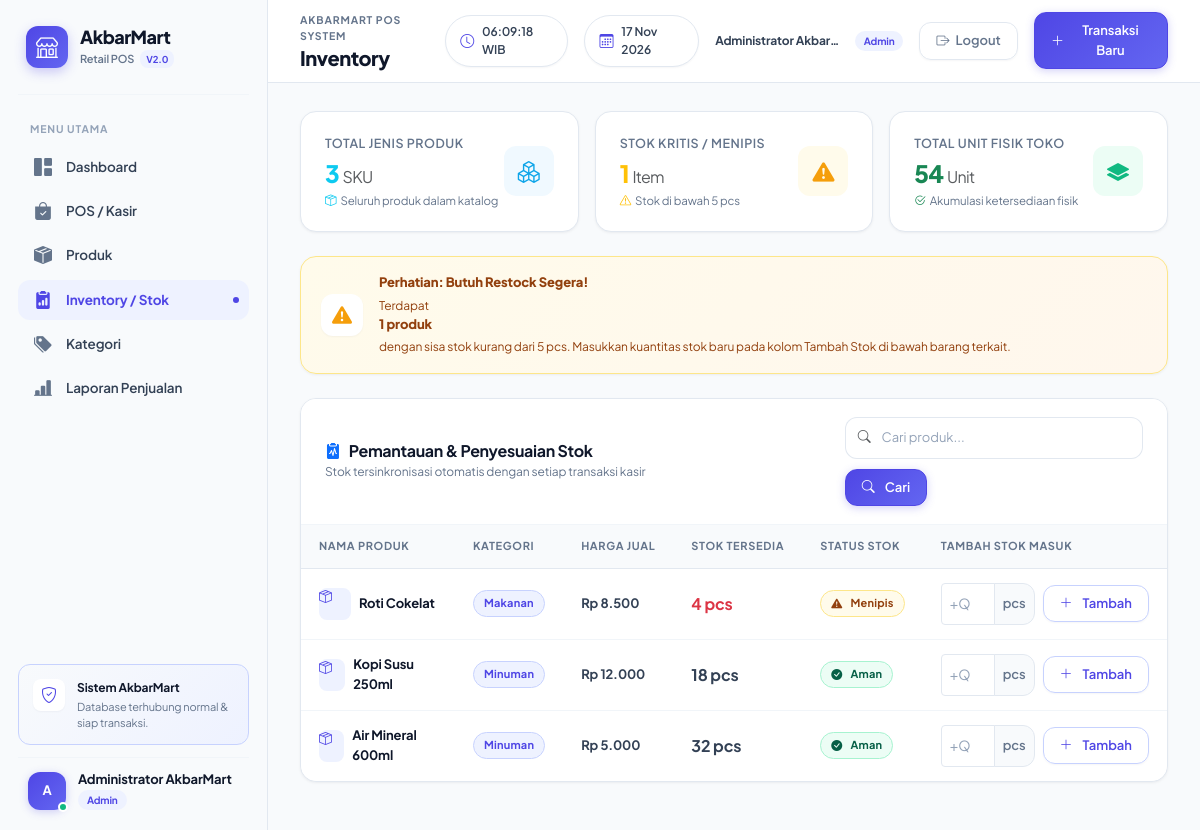
Screenshot of /inventory.php (signed in) with the database file from the repository.
### tables this page shows
CREATE TABLE IF NOT EXISTS tbl_produk (
    id_produk INT UNSIGNED AUTO_INCREMENT PRIMARY KEY,
    nama_produk VARCHAR(150) NOT NULL,
    id_kategori INT UNSIGNED NOT NULL,
    kode_barcode VARCHAR(50) NULL,
    gambar VARCHAR(255) NULL,
    harga DECIMAL(12,2) UNSIGNED NOT NULL DEFAULT 0,
    stok INT UNSIGNED NOT NULL DEFAULT 0,
    created_at TIMESTAMP NOT NULL DEFAULT CURRENT_TIMESTAMP,
    updated_at TIMESTAMP NOT NULL DEFAULT CURRENT_TIMESTAMP ON UPDATE CURRENT_TIMESTAMP,
    INDEX idx_produk_nama (nama_produk),
    UNIQUE KEY uq_produk_kode_barcode (kode_barcode),
    CONSTRAINT fk_produk_kategori FOREIGN KEY (id_kategori) REFERENCES tbl_kategori(id_kategori)
        ON UPDATE CASCADE ON DELETE RESTRICT
);

CREATE TABLE IF NOT EXISTS tbl_kategori (
    id_kategori INT UNSIGNED AUTO_INCREMENT PRIMARY KEY,
    nama_kategori VARCHAR(100) NOT NULL UNIQUE,
    created_at TIMESTAMP NOT NULL DEFAULT CURRENT_TIMESTAMP
);

### includes/functions.php (called while the page is built, shortened)
<?php
function e(mixed $value): string
{
    return htmlspecialchars((string) $value, ENT_QUOTES, 'UTF-8');
}
function rupiah(int|float|string $amount): string
{
    return 'Rp ' . number_format((float) $amount, 0, ',', '.');
}
function active_page(string $page): string
{
    return basename($_SERVER['PHP_SELF'] ?? '') === $page ? 'active' : '';
}

### inventory.php (the view, shortened to what this page needs)
<?php
require_once __DIR__ . '/check_session.php';
$search = trim((string) ($_GET['q'] ?? ''));
$sql = 'SELECT p.id_produk, p.nama_produk, p.stok, p.harga, k.nama_kategori
        FROM tbl_produk p
        JOIN tbl_kategori k ON k.id_kategori = p.id_kategori';
$params = [];
$sql .= ' ORDER BY p.stok ASC, p.nama_produk';
$stmt = $pdo->prepare($sql);
$stmt->execute($params);
$products = $stmt->fetchAll();
$lowCount = (int) $pdo->query('SELECT COUNT(*) FROM tbl_produk WHERE stok < 5')->fetchColumn();
$totalUnits = (int) $pdo->query('SELECT COALESCE(SUM(stok), 0) FROM tbl_produk')->fetchColumn();
$pageTitle = 'Inventory';
require __DIR__ . '/includes/header.php';
?>
<div class="row g-3 mb-4">
    <div class="col-12 col-md-4">
        <div class="stat-card card-sky">
            <div class="stat-content">
                <span class="stat-label">Total Jenis Produk</span>
                <div class="stat-value text-info"><?= count($products) ?> <span class="fs-6 fw-normal text-muted">SKU</span></div>
                <div class="stat-note"><i class="bi bi-box-seam text-info"></i> Seluruh produk dalam katalog</div>
            </div>
            <div class="stat-icon icon-sky">
                <i class="bi bi-boxes"></i>
            </div>
        </div>
    </div>
    <div class="col-12 col-md-4">
        <div class="stat-card card-amber">
            <div class="stat-content">
                <span class="stat-label">Stok Kritis / Menipis</span>
                <div class="stat-value text-warning"><?= $lowCount ?> <span class="fs-6 fw-normal text-muted">Item</span></div>
                <div class="stat-note"><i class="bi bi-exclamation-triangle text-warning"></i> Stok di bawah 5 pcs</div>
            </div>
            <div class="stat-icon icon-amber">
                <i class="bi bi-exclamation-triangle-fill"></i>
            </div>
        </div>
    </div>
    <div class="col-12 col-md-4">
        <div class="stat-card card-emerald">
            <div class="stat-content">
                <span class="stat-label">Total Unit Fisik Toko</span>
                <div class="stat-value text-success"><?= number_format($totalUnits, 0, ',', '.') ?> <span class="fs-6 fw-normal text-muted">Unit</span></div>
                <div class="stat-note"><i class="bi bi-check2-circle text-success"></i> Akumulasi ketersediaan fisik</div>
            </div>
            <div class="stat-icon icon-emerald">
                <i class="bi bi-layers-fill"></i>
            </div>
        </div>
    </div>
</div>
<?php if ($lowCount > 0): ?>
    <div class="alert-stock mb-4">
        <div class="alert-stock-icon">
            <i class="bi bi-exclamation-triangle-fill"></i>
        </div>
        <div class="flex-grow-1">
            <strong>Perhatian: Butuh Restock Segera!</strong>
            <span>Terdapat <strong><?= $lowCount ?> produk</strong> dengan sisa stok kurang dari 5 pcs. Masukkan kuantitas stok baru pada kolom Tambah Stok di bawah barang terkait.</span>
        </div>
    </div>
<?php endif; ?>
<div class="card-panel">
    <div class="panel-heading">
        <div>
            <h2 class="section-title">
                <i class="bi bi-clipboard2-pulse-fill text-primary"></i>
                Pemantauan &amp; Penyesuaian Stok
            </h2>
            <div class="section-subtitle">Stok tersinkronisasi otomatis dengan setiap transaksi kasir</div>
        </div>
        <form class="filter-bar" method="get">
            <div class="input-group">
                <span class="input-group-text bg-white border-end-0 text-muted">
                    <i class="bi bi-search"></i>
                </span>
                <input class="form-control border-start-0 ps-0"
                       type="search"
                       name="q"
                       value="<?= e($search) ?>"
                       placeholder="Cari produk...">
            </div>
            <button class="btn btn-primary btn-sm" type="submit">
                <i class="bi bi-search me-1"></i> Cari
            </button>
        </form>
    </div>
    <div class="table-responsive">
        <table class="table table-hover align-middle mb-0">
            <thead>
                <tr>
                    <th>Nama Produk</th>
                    <th>Kategori</th>
                    <th>Harga Jual</th>
                    <th>Stok Tersedia</th>
                    <th>Status Stok</th>
                    <th style="min-width: 220px;">Tambah Stok Masuk</th>
                </tr>
            </thead>
            <tbody>
            <?php if (!$products): ?>
                <tr>
                    <td colspan="6">
                        <div class="empty-state">
                            <i class="bi bi-box2"></i>
                            <div class="empty-state-text">
                                Tidak ada data produk yang ditemukan pada inventaris.
                            </div>
                        </div>
                    </td>
                </tr>
            <?php else: foreach ($products as $product): ?>
                <tr>
                    <td>
                        <div class="d-flex align-items-center gap-2">
                            <div class="avatar" style="width: 32px; height: 32px; font-size: 13px; background: #eef2ff; color: #4f46e5; border-radius: 8px;">
                                <i class="bi bi-box-seam"></i>
                            </div>
                            <strong class="product-name"><?= e($product['nama_produk']) ?></strong>
                        </div>
                    </td>
                    <td>
                        <span class="badge-soft badge-indigo">
                            <?= e($product['nama_kategori']) ?>
                        </span>
                    </td>
                    <td>
                        <strong class="text-slate-800"><?= rupiah($product['harga']) ?></strong>
                    </td>
                    <td>
                        <span class="fs-6 fw-bold <?= (int) $product['stok'] < 5 ? 'text-danger' : 'text-slate-800' ?>">
                            <?= (int) $product['stok'] ?> pcs
                        </span>
                    </td>
                    <td>
                        <?php if ((int) $product['stok'] === 0): ?>
                            <span class="badge-soft badge-rose">
                                <i class="bi bi-x-circle-fill me-1"></i> Habis
                            </span>
                        <?php elseif ((int) $product['stok'] < 5): ?>
                            <span class="badge-soft badge-amber">
                                <i class="bi bi-exclamation-triangle-fill me-1"></i> Menipis
                            </span>
                        <?php else: ?>
                            <span class="badge-soft badge-emerald">
                                <i class="bi bi-check-circle-fill me-1"></i> Aman
                            </span>
                        <?php endif; ?>
                    </td>
                    <td>
                        <form method="post" class="d-flex align-items-center gap-2">
                            <div class="input-group input-group-sm" style="max-width: 120px;">
                                <input class="form-control"
                                       type="number"
                                       name="tambah_stok"
                                       min="1"
                                       step="1"
                                       required
                                       placeholder="+Qty">
                                <span class="input-group-text">pcs</span>
                            </div>
                            <button class="btn btn-sm btn-outline-primary text-nowrap" type="submit">
                                <i class="bi bi-plus-lg me-1"></i> Tambah
                            </button>
                        </form>
                    </td>
                </tr>
            <?php endforeach; endif; ?>
            </tbody>
        </table>
    </div>
</div>
<?php require __DIR__ . '/includes/footer.php'; ?>

### includes/header.php (shortened to what this page needs)
<?php
$pageTitle = $pageTitle ?? 'Dashboard';
$roleLabel = $_SESSION['role'] === 'admin' ? 'Admin' : 'Kasir';
$roleClass = $_SESSION['role'] === 'admin' ? 'role-badge-admin' : 'role-badge-kasir';
?>
<!doctype html>
<html lang="id">
<head>
    <link href="https://cdn.jsdelivr.net/npm/bootstrap@5.3.3/dist/css/bootstrap.min.css" rel="stylesheet">
    <link href="https://cdn.jsdelivr.net/npm/bootstrap-icons@1.11.3/font/bootstrap-icons.min.css" rel="stylesheet">
    <link href="assets/css/style.css?v=3" rel="stylesheet">
</head>
<body>
<div class="app-shell">
    <aside class="sidebar offcanvas-lg offcanvas-start" tabindex="-1" id="appSidebar" aria-labelledby="sidebarTitle">
        <div class="sidebar-brand">
            <div class="brand-mark">
                <i class="bi bi-shop"></i>
            </div>
            <div class="brand-info">
                <strong id="sidebarTitle">AkbarMart</strong>
                <small>Retail POS <span class="badge-version">v2.0</span></small>
            </div>
        </div>
        <div class="sidebar-label">MENU UTAMA</div>
        <nav class="nav flex-column sidebar-nav mb-4">
            <?php if ($_SESSION['role'] === 'admin'): ?>
                <a class="nav-link <?= active_page('dashboard.php') ?>" href="dashboard.php">
                    <i class="bi bi-grid-1x2-fill"></i>
                    <span>Dashboard</span>
                </a>
            <?php endif; ?>
            <a class="nav-link <?= active_page('pos.php') ?>" href="pos.php">
                <i class="bi bi-bag-check-fill"></i>
                <span>POS / Kasir</span>
            </a>
            <?php if ($_SESSION['role'] === 'admin'): ?>
                <a class="nav-link <?= active_page('produk.php') ?>" href="produk.php">
                    <i class="bi bi-box-seam-fill"></i>
                    <span>Produk</span>
                </a>
                <a class="nav-link <?= active_page('inventory.php') ?>" href="inventory.php">
                    <i class="bi bi-clipboard2-data-fill"></i>
                    <span>Inventory / Stok</span>
                </a>
                <a class="nav-link <?= active_page('kategori.php') ?>" href="kategori.php">
                    <i class="bi bi-tags-fill"></i>
                    <span>Kategori</span>
                </a>
                <a class="nav-link <?= active_page('laporan.php') ?>" href="laporan.php">
                    <i class="bi bi-bar-chart-line-fill"></i>
                    <span>Laporan Penjualan</span>
                </a>
            <?php endif; ?>
        </nav>
        <div class="sidebar-bottom">
            <div class="help-card">
                <span class="help-icon"><i class="bi bi-shield-check"></i></span>
                <div>
                    <strong>Sistem AkbarMart</strong>
                    <small>Database terhubung normal &amp; siap transaksi.</small>
                </div>
            </div>
            <div class="sidebar-user">
                <div class="avatar">
                    <?= e(mb_strtoupper(mb_substr((string) $_SESSION['nama'], 0, 1))) ?>
                    <span class="avatar-status-dot"></span>
                </div>
                <div>
                    <strong><?= e($_SESSION['nama']) ?></strong>
                    <small><span class="role-badge <?= e($roleClass) ?>"><?= e($roleLabel) ?></span></small>
                </div>
            </div>
        </div>
    </aside>
    <main class="main-panel">
        <header class="topbar">
            <div class="d-flex align-items-center">
                <div class="topbar-title">
                    <span class="eyebrow">AKBARMART POS SYSTEM</span>
                    <h1><?= e($pageTitle) ?></h1>
                </div>
            </div>
            <div class="topbar-actions">
                <span class="today-badge d-none d-md-flex">
                    <i class="bi bi-clock"></i>
                    <span id="topbar-live-clock"><?= date('H:i') ?> WIB</span>
                </span>
                <span class="today-badge">
                    <i class="bi bi-calendar3"></i>
                    <span><?= date('d M Y') ?></span>
                </span>
                <div class="account-identity">
                    <span class="account-name"><?= e($_SESSION['nama']) ?></span>
                    <span class="role-badge <?= e($roleClass) ?>"><?= e($roleLabel) ?></span>
                </div>
                <form class="logout-form" method="post" action="logout.php">
                    <button class="btn btn-outline-secondary btn-sm" type="submit">
                        <i class="bi bi-box-arrow-right"></i>
                        <span>Logout</span>
                    </button>
                </form>
                <?php if (active_page('pos.php') !== 'active'): ?>
                    <a class="btn btn-primary btn-sm" href="pos.php">
                        <i class="bi bi-plus-lg"></i>
                        <span>Transaksi Baru</span>
                    </a>
                <?php endif; ?>
            </div>
        </header>
        <div class="page-content">

### includes/footer.php (shortened to what this page needs)
        </div>
    </main>
</div>
</body>
</html>

### rows the page displays
tbl_produk: nama_produk "Roti Cokelat", id_kategori.nama_kategori "Makanan", harga "Rp 8.500", stok "4", shows "Menipis"
tbl_produk: nama_produk "Kopi Susu 250ml", id_kategori.nama_kategori "Minuman", harga "Rp 12.000", stok "18", shows "Aman"
tbl_produk: nama_produk "Air Mineral 600ml", id_kategori.nama_kategori "Minuman", harga "Rp 5.000", stok "32", shows "Aman"

### other values shown
mb_strtoupper(mb_substr((string) $_SESSION['nama'], 0, 1)) "A"
$_SESSION['nama'] "Administrator AkbarMart"
$roleLabel "Admin"
$pageTitle "Inventory"
$_SESSION['nama'] "Administrator Akbar…"
count($products) "3"
$lowCount "1"
$totalUnits "54"
